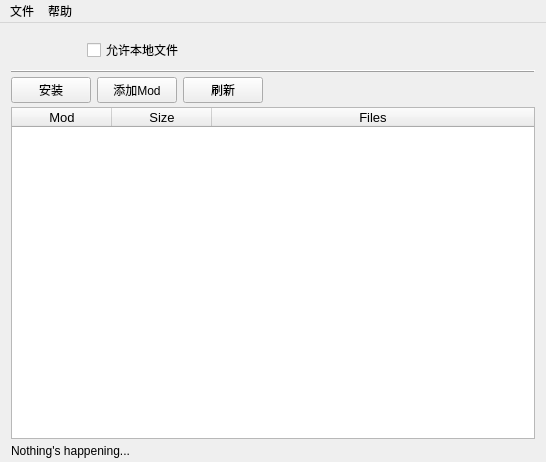
<?xml version="1.0" encoding="UTF-8"?>
<ui version="4.0">
 <class>MainWindow</class>
 <widget class="QMainWindow" name="MainWindow">
  <property name="geometry">
   <rect>
    <x>0</x>
    <y>0</y>
    <width>546</width>
    <height>462</height>
   </rect>
  </property>
  <property name="windowTitle">
   <string>魔兽争霸3重制版MOD管理器</string>
  </property>
  <property name="iconSize">
   <size>
    <width>0</width>
    <height>0</height>
   </size>
  </property>
  <property name="toolButtonStyle">
   <enum>Qt::ToolButtonIconOnly</enum>
  </property>
  <property name="unifiedTitleAndToolBarOnMac">
   <bool>true</bool>
  </property>
  <widget class="QWidget" name="centralWidget">
   <property name="sizePolicy">
    <sizepolicy hsizetype="Expanding" vsizetype="Fixed">
     <horstretch>0</horstretch>
     <verstretch>0</verstretch>
    </sizepolicy>
   </property>
   <layout class="QVBoxLayout" name="verticalLayout_2">
    <property name="spacing">
     <number>4</number>
    </property>
    <property name="bottomMargin">
     <number>4</number>
    </property>
    <item>
     <layout class="QHBoxLayout" name="horizontalLayout">
      <item>
       <widget class="QPushButton" name="gameBtn">
        <property name="sizePolicy">
         <sizepolicy hsizetype="Fixed" vsizetype="Fixed">
          <horstretch>0</horstretch>
          <verstretch>0</verstretch>
         </sizepolicy>
        </property>
        <property name="minimumSize">
         <size>
          <width>32</width>
          <height>32</height>
         </size>
        </property>
        <property name="maximumSize">
         <size>
          <width>32</width>
          <height>32</height>
         </size>
        </property>
        <property name="cursor">
         <cursorShape>PointingHandCursor</cursorShape>
        </property>
        <property name="toolTip">
         <string>Launch Warcraft III.exe</string>
        </property>
        <property name="styleSheet">
         <string notr="true"/>
        </property>
        <property name="text">
         <string/>
        </property>
        <property name="icon">
         <iconset resource="icons.qrc">
          <normaloff>:/icons/war3.png</normaloff>:/icons/war3.png</iconset>
        </property>
        <property name="iconSize">
         <size>
          <width>32</width>
          <height>32</height>
         </size>
        </property>
        <property name="flat">
         <bool>true</bool>
        </property>
       </widget>
      </item>
      <item>
       <widget class="QPushButton" name="editorBtn">
        <property name="sizePolicy">
         <sizepolicy hsizetype="Fixed" vsizetype="Fixed">
          <horstretch>0</horstretch>
          <verstretch>0</verstretch>
         </sizepolicy>
        </property>
        <property name="minimumSize">
         <size>
          <width>32</width>
          <height>32</height>
         </size>
        </property>
        <property name="maximumSize">
         <size>
          <width>32</width>
          <height>32</height>
         </size>
        </property>
        <property name="cursor">
         <cursorShape>PointingHandCursor</cursorShape>
        </property>
        <property name="toolTip">
         <string>Launch World Editor.exe</string>
        </property>
        <property name="styleSheet">
         <string notr="true">QPushButton { background-color: transparent }</string>
        </property>
        <property name="text">
         <string/>
        </property>
        <property name="icon">
         <iconset resource="icons.qrc">
          <normaloff>:/icons/worldedit.png</normaloff>:/icons/worldedit.png</iconset>
        </property>
        <property name="iconSize">
         <size>
          <width>32</width>
          <height>32</height>
         </size>
        </property>
        <property name="flat">
         <bool>true</bool>
        </property>
       </widget>
      </item>
      <item>
       <layout class="QVBoxLayout" name="verticalLayout">
        <property name="spacing">
         <number>0</number>
        </property>
        <property name="sizeConstraint">
         <enum>QLayout::SetFixedSize</enum>
        </property>
        <item>
         <widget class="QCheckBox" name="allowFilesCbx">
          <property name="text">
           <string>允许本地文件</string>
          </property>
         </widget>
        </item>
       </layout>
      </item>
      <item>
       <spacer name="horizontalSpacer">
        <property name="orientation">
         <enum>Qt::Horizontal</enum>
        </property>
        <property name="sizeHint" stdset="0">
         <size>
          <width>128</width>
          <height>28</height>
         </size>
        </property>
       </spacer>
      </item>
     </layout>
    </item>
    <item>
     <widget class="Line" name="line">
      <property name="frameShadow">
       <enum>QFrame::Raised</enum>
      </property>
      <property name="orientation">
       <enum>Qt::Horizontal</enum>
      </property>
     </widget>
    </item>
    <item>
     <layout class="QHBoxLayout" name="horizontalLayout_2">
      <item>
       <widget class="QPushButton" name="toggleMountBtn">
        <property name="sizePolicy">
         <sizepolicy hsizetype="Fixed" vsizetype="Fixed">
          <horstretch>0</horstretch>
          <verstretch>0</verstretch>
         </sizepolicy>
        </property>
        <property name="text">
         <string>安装</string>
        </property>
       </widget>
      </item>
      <item>
       <widget class="QPushButton" name="addModBtn">
        <property name="text">
         <string>添加Mod</string>
        </property>
       </widget>
      </item>
      <item>
       <widget class="QPushButton" name="refreshBtn">
        <property name="sizePolicy">
         <sizepolicy hsizetype="Fixed" vsizetype="Fixed">
          <horstretch>0</horstretch>
          <verstretch>0</verstretch>
         </sizepolicy>
        </property>
        <property name="text">
         <string>刷新</string>
        </property>
        <property name="shortcut">
         <string>F5</string>
        </property>
       </widget>
      </item>
      <item>
       <spacer name="horizontalSpacer_2">
        <property name="orientation">
         <enum>Qt::Horizontal</enum>
        </property>
        <property name="sizeHint" stdset="0">
         <size>
          <width>208</width>
          <height>20</height>
         </size>
        </property>
       </spacer>
      </item>
     </layout>
    </item>
    <item>
     <widget class="QTableWidget" name="modList">
      <property name="sizePolicy">
       <sizepolicy hsizetype="Expanding" vsizetype="Expanding">
        <horstretch>0</horstretch>
        <verstretch>0</verstretch>
       </sizepolicy>
      </property>
      <property name="font">
       <font>
        <pointsize>10</pointsize>
       </font>
      </property>
      <property name="cursor" stdset="0">
       <cursorShape>PointingHandCursor</cursorShape>
      </property>
      <property name="contextMenuPolicy">
       <enum>Qt::ActionsContextMenu</enum>
      </property>
      <property name="editTriggers">
       <set>QAbstractItemView::NoEditTriggers</set>
      </property>
      <property name="showDropIndicator" stdset="0">
       <bool>false</bool>
      </property>
      <property name="dragEnabled">
       <bool>false</bool>
      </property>
      <property name="dragDropOverwriteMode">
       <bool>false</bool>
      </property>
      <property name="dragDropMode">
       <enum>QAbstractItemView::NoDragDrop</enum>
      </property>
      <property name="alternatingRowColors">
       <bool>true</bool>
      </property>
      <property name="selectionMode">
       <enum>QAbstractItemView::SingleSelection</enum>
      </property>
      <property name="selectionBehavior">
       <enum>QAbstractItemView::SelectRows</enum>
      </property>
      <property name="iconSize">
       <size>
        <width>16</width>
        <height>16</height>
       </size>
      </property>
      <property name="cornerButtonEnabled">
       <bool>false</bool>
      </property>
      <property name="columnCount">
       <number>3</number>
      </property>
      <attribute name="horizontalHeaderMinimumSectionSize">
       <number>100</number>
      </attribute>
      <attribute name="horizontalHeaderStretchLastSection">
       <bool>true</bool>
      </attribute>
      <attribute name="verticalHeaderVisible">
       <bool>false</bool>
      </attribute>
      <column>
       <property name="text">
        <string>Mod</string>
       </property>
      </column>
      <column>
       <property name="text">
        <string>Size</string>
       </property>
      </column>
      <column>
       <property name="text">
        <string>Files</string>
       </property>
      </column>
     </widget>
    </item>
    <item>
     <widget class="QLabel" name="statusBarLbl">
      <property name="sizePolicy">
       <sizepolicy hsizetype="Expanding" vsizetype="Fixed">
        <horstretch>0</horstretch>
        <verstretch>0</verstretch>
       </sizepolicy>
      </property>
      <property name="minimumSize">
       <size>
        <width>0</width>
        <height>15</height>
       </size>
      </property>
      <property name="frameShape">
       <enum>QFrame::NoFrame</enum>
      </property>
      <property name="frameShadow">
       <enum>QFrame::Sunken</enum>
      </property>
      <property name="lineWidth">
       <number>2</number>
      </property>
      <property name="text">
       <string>Nothing's happening...</string>
      </property>
      <property name="alignment">
       <set>Qt::AlignBottom|Qt::AlignLeading|Qt::AlignLeft</set>
      </property>
     </widget>
    </item>
   </layout>
  </widget>
  <widget class="QMenuBar" name="menuBar">
   <property name="geometry">
    <rect>
     <x>0</x>
     <y>0</y>
     <width>546</width>
     <height>23</height>
    </rect>
   </property>
   <property name="autoFillBackground">
    <bool>false</bool>
   </property>
   <property name="nativeMenuBar">
    <bool>false</bool>
   </property>
   <widget class="QMenu" name="menuHelp">
    <property name="title">
     <string>帮助</string>
    </property>
    <addaction name="actionAbout"/>
   </widget>
   <widget class="QMenu" name="menu_File">
    <property name="title">
     <string>文件</string>
    </property>
    <addaction name="actionOpenGameFolder"/>
    <addaction name="actionOpenModsFolder"/>
    <addaction name="separator"/>
    <addaction name="actionSettings"/>
   </widget>
   <addaction name="menu_File"/>
   <addaction name="menuHelp"/>
  </widget>
  <action name="actionSettings">
   <property name="text">
    <string>设置</string>
   </property>
   <property name="menuRole">
    <enum>QAction::PreferencesRole</enum>
   </property>
  </action>
  <action name="actionOpen">
   <property name="text">
    <string>打开文件夹</string>
   </property>
   <property name="toolTip">
    <string>打开文件夹</string>
   </property>
  </action>
  <action name="actionRename">
   <property name="text">
    <string>重命名</string>
   </property>
   <property name="font">
    <font>
     <weight>75</weight>
     <bold>true</bold>
    </font>
   </property>
   <property name="priority">
    <enum>QAction::HighPriority</enum>
   </property>
  </action>
  <action name="actionDelete">
   <property name="text">
    <string>删除</string>
   </property>
   <property name="shortcut">
    <string>Del</string>
   </property>
   <property name="shortcutContext">
    <enum>Qt::WidgetWithChildrenShortcut</enum>
   </property>
   <property name="shortcutVisibleInContextMenu">
    <bool>true</bool>
   </property>
  </action>
  <action name="actionAbout">
   <property name="text">
    <string>关于</string>
   </property>
   <property name="iconText">
    <string>关于</string>
   </property>
   <property name="toolTip">
    <string>关于</string>
   </property>
   <property name="menuRole">
    <enum>QAction::AboutRole</enum>
   </property>
  </action>
  <action name="actionMount">
   <property name="text">
    <string>安装</string>
   </property>
  </action>
  <action name="actionOpenGameFolder">
   <property name="text">
    <string>打开游戏文件夹</string>
   </property>
  </action>
  <action name="actionOpenModsFolder">
   <property name="text">
    <string>打开Mod文件夹</string>
   </property>
  </action>
 </widget>
 <layoutdefault spacing="6" margin="11"/>
 <resources>
  <include location="icons.qrc"/>
 </resources>
 <connections/>
</ui>
